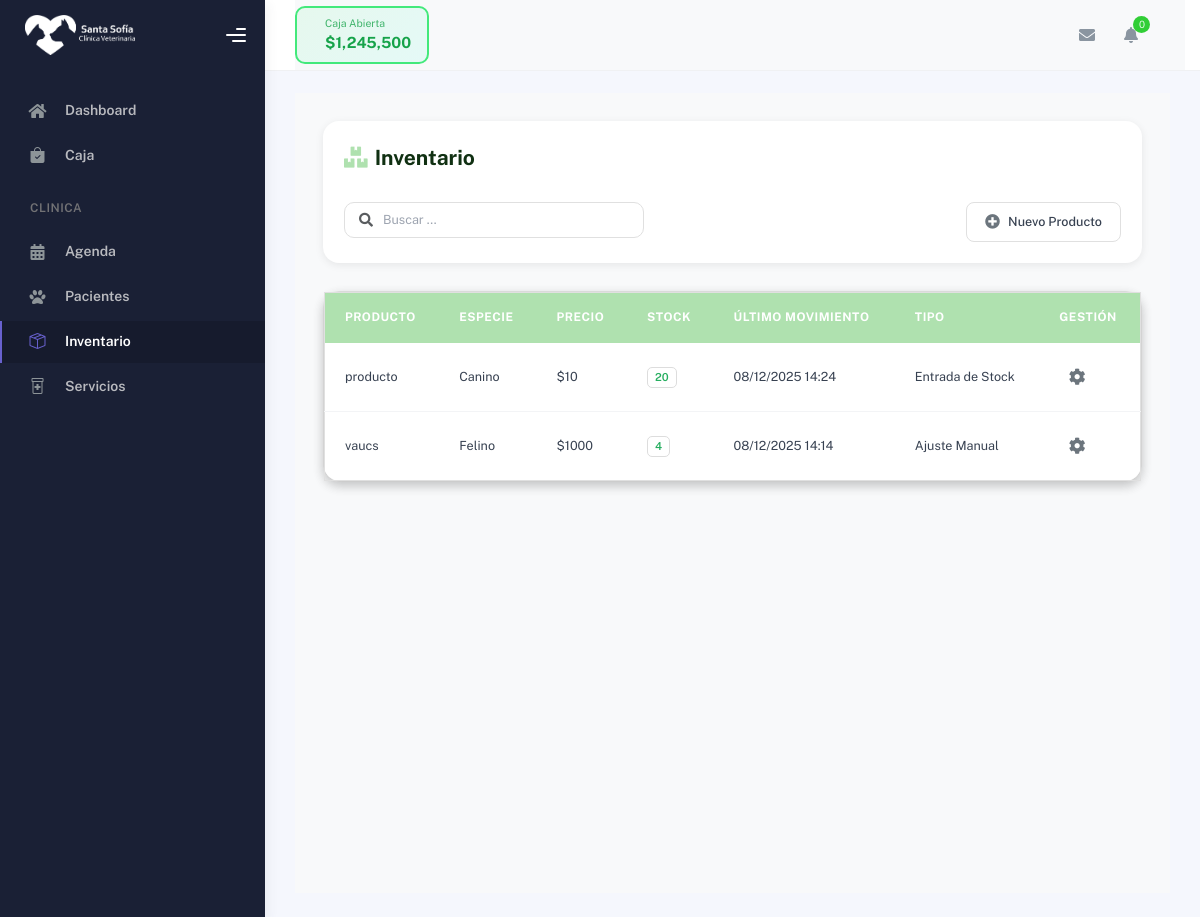
The page /hospital/inventario/ on the database as committed earlier.
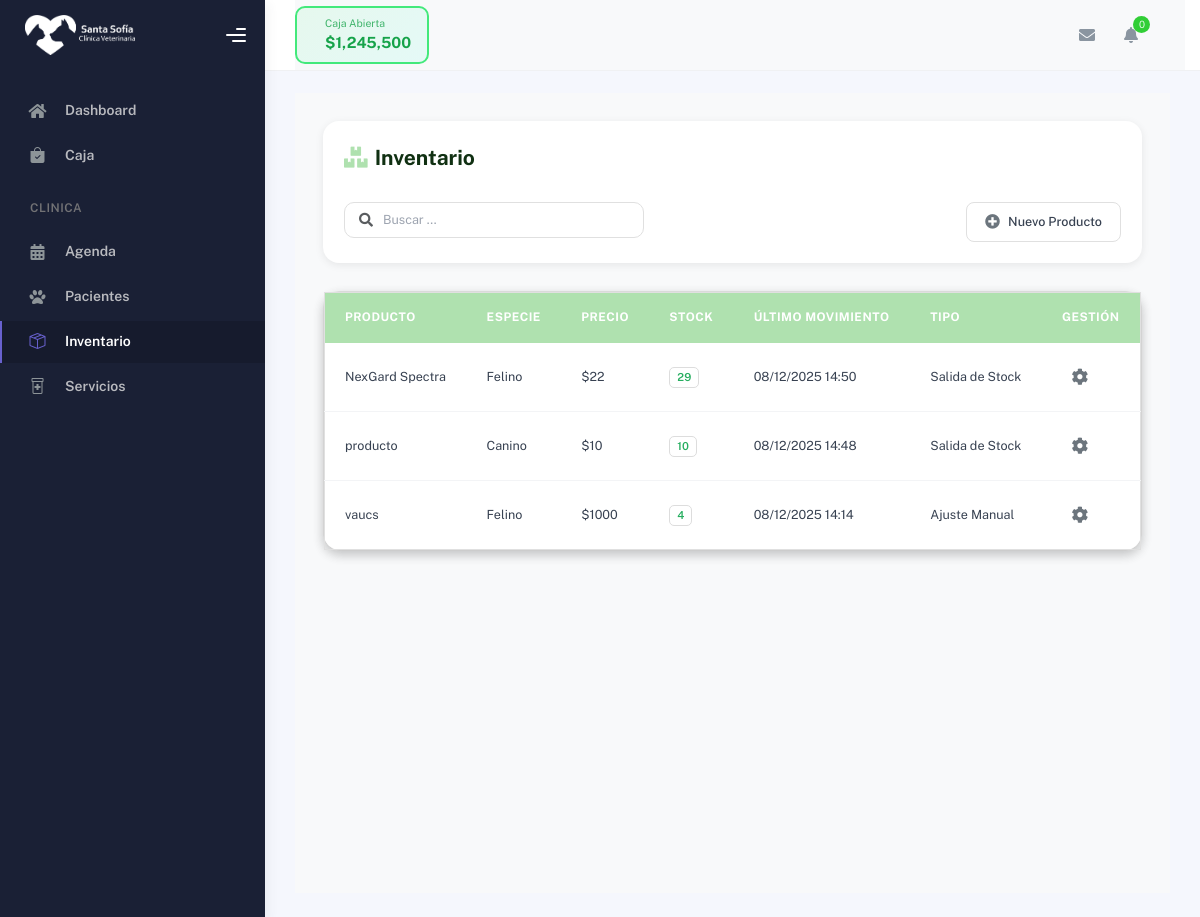
The same page on the database as committed later.
### hospital/models.py (models this page shows, shortened)
class Insumo(models.Model):
    TIPO_MOVIMIENTO_CHOICES = [
        ('entrada', 'Entrada de Stock'),
        ('salida', 'Salida de Stock'),  # ⭐ ASEGURAR que diga "Salida de Stock"
        ('venta', 'Venta'),
        ('consulta', 'Uso en Consulta'),
        ('hospitalizacion', 'Uso en Hospitalización'),
        ('ajuste_manual', 'Ajuste Manual'),
        ('devolucion', 'Devolución'),
        ('registro_inicial', 'Registro Inicial'),
    ]
    idInventario = models.AutoField(primary_key=True)
    medicamento = models.CharField(max_length=200)
    sku = models.CharField(max_length=100, blank=True, null=True)
    especie = models.CharField(max_length=50, blank=True, null=True)
    descripcion = models.TextField(blank=True, null=True)
    ml_contenedor = models.DecimalField(max_digits=10, decimal_places=2, null=True, blank=True, verbose_name="ML en Contenedor")
    tipo = models.CharField(max_length=50, null=True, blank=True, verbose_name="Tipo de Producto")
    precio_venta = models.FloatField(default=0)
    stock_actual = models.IntegerField(default=0)
    precauciones = models.TextField(blank=True, null=True)
    contraindicaciones = models.TextField(blank=True, null=True)
    efectos_adversos = models.TextField(blank=True, null=True)
    dosis_ml = models.FloatField(blank=True, null=True)
    peso_kg = models.FloatField(blank=True, null=True)
    fecha_creacion = models.DateTimeField(default=timezone.now, verbose_name="Fecha de Registro")
    ultimo_ingreso = models.DateTimeField(null=True, blank=True)
    ultimo_movimiento = models.DateTimeField(null=True, blank=True)
    tipo_ultimo_movimiento = models.CharField(
        max_length=20,
        choices=TIPO_MOVIMIENTO_CHOICES,
        null=True,
        blank=True
    )
    usuario_ultimo_movimiento = models.ForeignKey(
        settings.AUTH_USER_MODEL,
        on_delete=models.SET_NULL,
        null=True,
        blank=True,
        related_name='movimientos_insumos'
    )
    class Meta:
        db_table = "Insumo"
        ordering = ["medicamento"]

### hospital/views.py (the view)
# urls.py: path('inventario/', views.inventario, name='inventario'),
def inventario(request):
    insumos = Insumo.objects.all()
    return render(request, 'inventario/inventario.html', {'insumos': insumos})

### hospital/templates/inventario/inventario.html (shortened to what this page needs)
{% extends "partials/base_table.html" %}
{% load static %}
{% block extra_css %}
<link rel="stylesheet" href="{% static 'css/style_inventario.css' %}" type="text/css" media="all">
{% endblock %}
{% block table_title %}
<i class="fas fa-boxes"></i> Inventario
{% endblock %}
{% block table_buttons %}
<button type="button" onclick="abrirModalNuevoProducto()">
    <i class="fas fa-plus-circle"></i> Nuevo Producto
</button>
{% endblock %}
{% block table_columns %}
<th>Producto</th>
<th>Especie</th>
<th>Precio</th>
<th>Stock</th>
<th>Último Movimiento</th>
<th>Tipo</th>
<th>Gestión</th>
{% endblock %}
{% block table_rows %}
{% for insumo in insumos %}
<tr data-id="{{ insumo.idInventario }}" data-especie="{{ insumo.especie|default_if_none:'' }}"
    data-tipo="{{ insumo.tipo|default_if_none:'' }}" data-stock="ok"
    data-dosis-ml="{{ insumo.dosis_ml|default_if_none:'' }}" data-peso-kg="{{ insumo.peso_kg|default_if_none:'' }}"
    data-ml-contenedor="{{ insumo.ml_contenedor|default_if_none:'' }}">
    <td>{{ insumo.medicamento }}</td>
    <td>{{ insumo.especie }}</td>
    <td>${{ insumo.precio_venta|floatformat:0 }}</td>
    <td><span class="badge stock-ok">{{ insumo.stock_actual }}</span></td>
    <td>{% if insumo.ultimo_movimiento %}{{ insumo.ultimo_movimiento|date:"d/m/Y H:i" }}{% else %}-{% endif %}</td>
    <td class="tipo-movimiento-cell" data-id="{{ insumo.idInventario }}">
        {% if insumo.tipo_ultimo_movimiento %}
            {{ insumo.get_tipo_ultimo_movimiento_display }}
        {% else %}
            -
        {% endif %}
    </td>
    <td>
        <div class="manage-wheel">
            <button type="button" onclick="toggleWheel(this)">
                <i class="fas fa-cog"></i>
            </button>
        </div>
    </td>
</tr>
{% empty %}
<tr>
    <td colspan="7">No hay productos en inventario.</td>
</tr>
{% endfor %}
{% endblock %}

### templates/partials/base_table.html (shortened to what this page needs)
{% extends "partials/base.html" %}
{% load static %}
{% block styles %}
<link rel="stylesheet" href="{% static 'css/base/tables_base.css' %}?v=4" type="text/css" media="all">
{% endblock %}
{% block content %}
<div class="table-page-content">
    <div class="container-fluid">
        <div class="table-header">
            <h4>
                {% block table_title %}{% endblock %}
            </h4>
            <div class="table-header-controls">
                <div class="search-bar">
                    <i class="fas fa-search text-muted"></i>
                    <input type="text" id="searchInput" placeholder="Buscar ...">
                </div>
            </div>
            <div class="table-actions">
                <div class="table-action-buttons">
                    {% block table_buttons %}{% endblock %}
                </div>
            </div>
        </div>
        <div class="vet-table">
            <table id="vet-table" class="vet-table">
                <thead>
                    <tr>
                        {% block table_columns %}{% endblock %}
                    </tr>
                </thead>
                <tbody>
                    {% block table_rows %}{% endblock %}
                </tbody>
            </table>
        </div>
    </div>
</div>
{% endblock %}

### templates/partials/base.html (shortened to what this page needs)
{% load static %}
{% block base %}
<!DOCTYPE html>
<html lang="es">
<head>
    <link href="https://cdn.jsdelivr.net/npm/bootstrap@5.3.0/dist/css/bootstrap.min.css" rel="stylesheet">
    <link rel="stylesheet" href="https://cdnjs.cloudflare.com/ajax/libs/font-awesome/6.4.0/css/all.min.css">
    <link rel="stylesheet" href="{% static 'css/plugins.min.css' %}" />
    <link rel="stylesheet" href="{% static 'css/kaiadmin.min.css' %}" />
    <link rel="stylesheet" href="{% static 'css/dashboard_style.css' %}" />
    <link rel="stylesheet" href="https://cdn.jsdelivr.net/npm/bootstrap-icons@1.11.1/font/bootstrap-icons.css">
    <link rel="stylesheet" href="{% static 'css/base/modals_base.css' %}" />
    {% block extra_css %}{% endblock %}
    {% block styles %}{% endblock %}
</head>
<body>
    <div class="wrapper">
        {% include 'partials/sidebar.html' %}
        <div class="main-panel">
            {% include 'partials/topbar.html' %}
            <div class="container">
                <div class="page-inner">
                    {% block content %}{% endblock %}
                </div>
            </div>
        </div>
    </div>
</body>
</html>
{% endblock %}

### templates/partials/sidebar.html (shortened to what this page needs)
{% load static %}
<link rel="stylesheet" href="https://cdn.jsdelivr.net/npm/bootstrap-icons@1.13.1/font/bootstrap-icons.min.css">
<div class="sidebar" data-background-color="dark">
    <div class="sidebar-logo">
        <div class="logo-header" data-background-color="dark">
            <a href="{% url 'dashboard' %}" class="logo">
                <img src="{% static 'img/logo.png' %}" alt="navbar brand" class="navbar-brand" height="40" />
            </a>
            <div class="nav-toggle">
                <button class="btn btn-toggle toggle-sidebar">
                    <i class="gg-menu-right"></i>
                </button>
            </div>
        </div>
    </div>
    <div class="sidebar-wrapper scrollbar scrollbar-inner">
        <div class="sidebar-content">
            <ul class="nav nav-secondary">
                <li class="nav-item {% if request.resolver_match.url_name == 'dashboard' %}active{% endif %}">
                    <a href="{% url 'dashboard' %}">
                        <i class="fas fa-home"></i>
                        <p>Dashboard</p>
                    </a>
                </li>
                <li class="nav-item {% if request.resolver_match.app_name == 'caja' %}active{% endif %}">
                    <a href="{% url 'caja:cashregister' %}">
                        <i class="bi bi-bag-check-fill"></i>
                        <p>Caja</p>
                    </a>
                </li>
                <li class="nav-section">
                    <h4 class="text-section">CLINICA</h4>
                </li>
                <li class="nav-item {% if request.resolver_match.url_name == 'agenda' %}active{% endif %}">
                    <a href="{% url 'agenda:agenda' %}">
                        <i class="fas fa-calendar-alt"></i>
                        <p>Agenda</p>
                    </a>
                </li>
                <li class="nav-item {% if request.resolver_match.url_name == 'pacientes' %}active{% endif %}">
                    <a href="{% url 'hospital:pacientes' %}">
                        <i class="fas fa-paw"></i>
                        <p>Pacientes</p>
                    </a>
                </li>
                <li class="nav-item {% if request.resolver_match.url_name == 'inventario' %}active{% endif %}">
                    <a href="{% url 'hospital:inventario' %}">
                        <i class="bi bi-box-seam"></i>
                        <p>Inventario</p>
                    </a>
                </li>
                <li class="nav-item {% if request.resolver_match.url_name == 'servicios' %}active{% endif %}">
                    <a href="{% url 'hospital:servicios' %}">
                        <i class="bi bi-prescription2"></i>
                        <p>Servicios</p>
                    </a>
                </li>
        </div>
    </div>
</div>

### templates/partials/topbar.html (shortened to what this page needs)
{% load static %}
<div class="main-header">
    <nav class="navbar navbar-header navbar-header-transparent navbar-expand-lg border-bottom">
        <div class="container-fluid">
            <nav class="navbar navbar-header-left navbar-expand-lg p-0 d-none d-lg-flex">
                <div class="cash-status-btn open" id="cashStatusBtn" onclick="toggleCashRegister()">
                    <div class="status-info">
                        <h6 id="cashStatusLabel">Caja Abierta</h6>
                        <div class="amount" id="cashAmount">$1,245,500</div>
                    </div>
                </div>
            </nav>
            <ul class="navbar-nav topbar-nav ms-md-auto align-items-center">
                <li class="nav-item topbar-icon dropdown hidden-caret">
                    <a class="nav-link dropdown-toggle" href="#" id="messageDropdown" role="button"
                        data-bs-toggle="dropdown" aria-haspopup="true" aria-expanded="false">
                        <i class="fa fa-envelope"></i>
                    </a>
                </li>
                <li class="nav-item topbar-icon dropdown hidden-caret">
                    <a class="nav-link dropdown-toggle" href="#" id="notifDropdown" role="button"
                        data-bs-toggle="dropdown" aria-haspopup="true" aria-expanded="false">
                        <i class="fa fa-bell"></i>
                        <span class="notification">0</span>
                    </a>
                </li>
                <li class="nav-item topbar-user dropdown hidden-caret">
                    <a class="dropdown-toggle profile-pic" data-bs-toggle="dropdown" href="#" aria-expanded="false">
                    </a>
                </li>
            </ul>
        </div>
    </nav>
</div>

### static/css/dashboard_style.css (style rules this page uses)
:root { --primary-color: #afe1af; --primary-hover: #89c57c; --text-dark: #103012; }
.stock-ok { color: #27ae60; font-weight: 600; }

### static/css/base/modals_base.css (style rules this page uses)
:root { --primary-color: #afe1af; --primary-hover: #89c57c; --text-dark: #103012; --bg-light: #f8f9fa; --border-color: #e0e0e0; --shadow-sm: 0 2px 8px rgba(0, 0, 0, 0.08); --shadow-md: 0 4px 12px rgba(0, 0, 0, 0.12); --grey: #afafaf; --grey-hover: #a8a8a8; }

### hospital/Static/css/style_inventario.css (style rules this page uses)
:root { --primary-color: #afe1af; --primary-hover: #89c57c; --text-dark: #103012; --bg-light: #f8f9fa; --border-color: #e0e0e0; --shadow-sm: 0 2px 8px rgba(0, 0, 0, 0.08); --shadow-md: 0 4px 12px rgba(0, 0, 0, 0.12); }

### templates/partials/topbar.html (style rules this page uses)
.main-header { z-index: 10!important; }
.navbar-header-left .cash-status-btn { margin: 0; }
.cash-status-btn { display: flex; align-items: center; gap: 12px; padding: 8px 16px; border-radius: 10px; border: 2px solid; font-weight: 600; transition: all 0.3s ease; cursor: pointer; }
.cash-status-btn.open { background: linear-gradient(135deg, rgba(67, 233, 123, 0.1) 0%, rgba(56, 249, 215, 0.1) 100%); border-color: #43e97b; color: #16a34a; }
.cash-status-btn .status-info h6 { margin: 0; font-size: 0.75rem; opacity: 0.8; }
.cash-status-btn .status-info .amount { margin: 0; font-size: 1.1rem; font-weight: 700; }

Rows that differ between the two databases and show on the page:
added Insumo: medicamento "NexGard Spectra", especie "Felino", precio_venta "22", stock_actual "29", ultimo_movimiento "08/12/2025 14:50", tipo_ultimo_movimiento "Salida de Stock"
changed Insumo "producto": stock_actual "20" → "10"; ultimo_movimiento "08/12/2025 14:24" → "08/12/2025 14:48"; tipo_ultimo_movimiento "Entrada de Stock" → "Salida de Stock"
